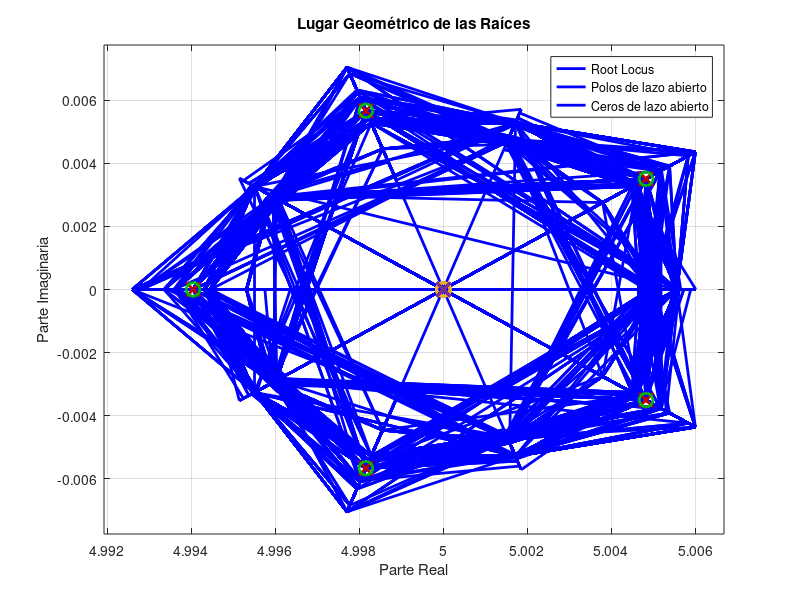

Write the MATLAB code that produced this figure.
clear all; close all; clc;

% Laboratorio de Control Automático GR20
% Estudiante: Luis Pablo Vargas Muñoz
% Carnet: 2021490483

% Parámetros de entrada ---------------------------------------------------

% Cantidad de ceros y polos
cantidad_ceros = input('Ingrese el número de ceros de G(s): ');
cantidad_polos = input('Ingrese el número de polos de G(s): ');

% Verificación de la cantidad de ceros y polos
if ~isreal(cantidad_ceros) || cantidad_ceros < 0 || mod(cantidad_ceros,1) ~= 0
    error('El número de ceros debe ser un entero real mayor o igual que cero.');
end

if ~isreal(cantidad_polos) || cantidad_polos <= 0 || mod(cantidad_polos,1) ~= 0
    error('El número de polos debe ser un entero real mayor que cero.');
end

% Ubicación de los ceros
ceros = zeros(1,cantidad_ceros);
for i = 1:cantidad_ceros
    ceros(i) = input(sprintf('Ingrese la ubicación del cero %d: ', i));
end

% Ubicación de los polos
polos = zeros(1,cantidad_polos);
for i = 1:cantidad_polos
    polos(i) = input(sprintf('Ingrese la ubicación del polo %d (en caso de añadir un polo imaginario, debe añadir su conjugado como otro de los polos): ', i));
end

% Ganancia
K = input('Ingrese el valor de K: ');
% K = 1;

% Verificación de la ganancia K
if ~isreal(K) || K <= 0
        error('K debe ser un número real mayor que cero.');
end

% Planta ------------------------------------------------------------------

% Construcción de la planta
fprintf('\n----- Planta G(s) -----\n');
G = zpk(ceros, polos, 1)

% Función de transferencia de lazo cerrado
fprintf('\n----- Función de transferencia de lazo cerrado -----\n');
T = feedback(K*G, 1)

[num_T, den_T] = tfdata(T, 'v'); % Extraer numerador y denominador de T(s)
grado = length(den_T) - 1;       % Grado de la ecuación característica

% Ecuación característica de lazo cerrado
fprintf('\n----- Ecuación característica -----\n');
disp(den_T);

% Routh-Hurtwitz ----------------------------------------------------------

columnas = ceil((grado + 1)/2);                     % Número de columnas
Routh = zeros(grado + 1, columnas);                 % Inicializar matriz
Routh(1,1:length(den_T(1:2:end))) = den_T(1:2:end); % Primera fila
Routh(2,1:length(den_T(2:2:end))) = den_T(2:2:end); % Segunda fila

% Construir el resto de la tabla
for i = 3:grado+1
    for j = 1:columnas-1
        Routh(i,j) = ...
            (Routh(i-1,1)*Routh(i-2,j+1) - ...
             Routh(i-2,1)*Routh(i-1,j+1)) / ...
             Routh(i-1,1);
    end
end

% Visualizar la Matriz de Routh-Hurwitz
fprintf('\n----- Matriz de Routh-Hurwitz -----\n');
disp(Routh);

% Root Locus --------------------------------------------------------------

figure;
rlocus(G);  % Generar lugar de las raíces
hold on;

% Marcar ceros de lazo abierto
if cantidad_ceros > 0
    plot(real(ceros), imag(ceros), 'o', ...
        'MarkerSize', 10, ...
        'LineWidth', 2);
end

% Marcar polos de lazo abierto
plot(real(polos), imag(polos), 'x', ...
    'MarkerSize', 10, ...
    'LineWidth', 2);

grid on;
xlabel('Parte Real');
ylabel('Parte Imaginaria');
title('Lugar Geométrico de las Raíces');
legend('Root Locus', 'Polos de lazo abierto', ...
    'Ceros de lazo abierto');
hold off;

% Estabilidad -------------------------------------------------------------

primera_columna = Routh(:,1);

% Contar cambios de signo
cambios_signo = sum(primera_columna(1:end-1) .* ...
                    primera_columna(2:end) < 0);
if cambios_signo == 0 && all(primera_columna > 0)
    fprintf('\nEl sistema es ESTABLE para K = %.2f.\n', K);
    fprintf('No hay polos en el semiplano derecho.\n');
else
    fprintf('\nEl sistema es INESTABLE para K = %.2f.\n', K);
    fprintf('Cantidad de polos en el semiplano derecho: %d\n', cambios_signo);
end
